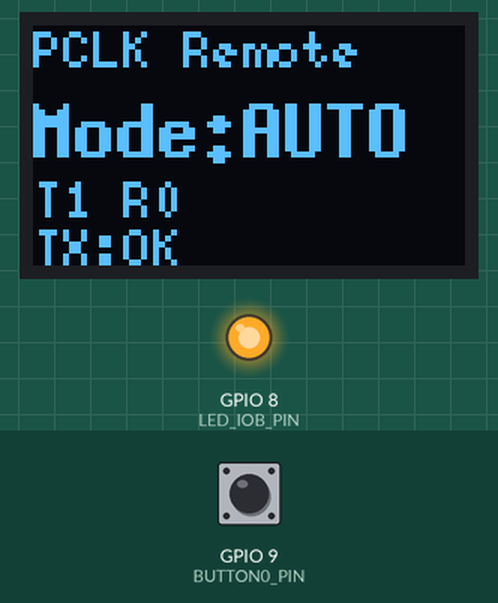
Simulated run of this sketch. Board: ESP32-C3. Parts: 72×40 one-colour display, output pins drawn as LEDs (lit = HIGH). The inputs (shaded band) are chosen by the test bench; at power-on: GPIO 9 (BUTTON0_PIN) HIGH. What the sketch prints to the serial monitor is not drawn.

Above: at 1.2 s.
1.3 s: GPIO 9 (BUTTON0_PIN) pulled LOW for 0.15 s
At 2.4 s:
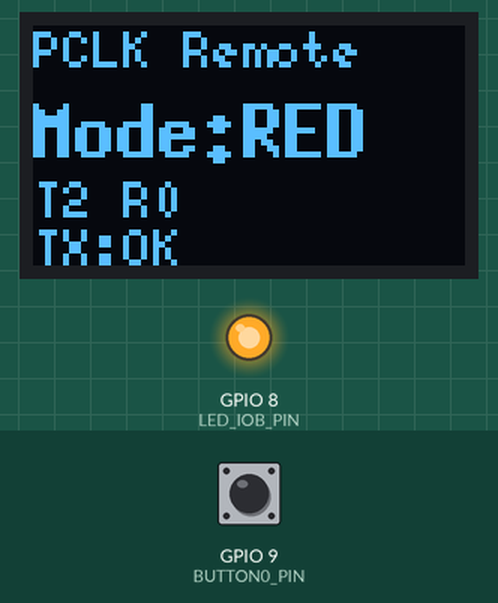
3.1 s: GPIO 9 (BUTTON0_PIN) pulled LOW for 1 s
At 3.76 s:
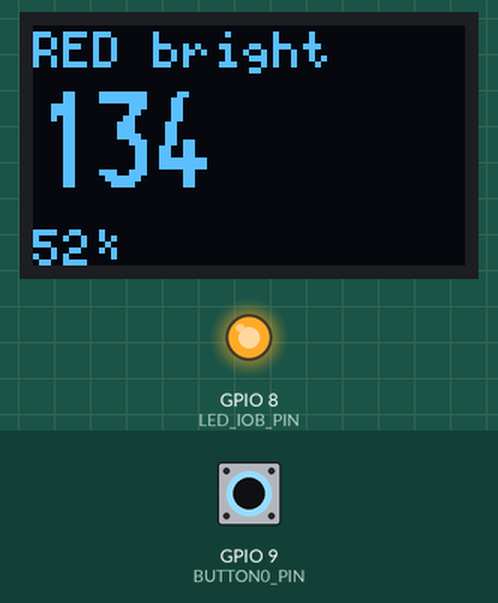
5.6 s: GPIO 9 (BUTTON0_PIN) pulled LOW for 0.15 s
At 6.9 s:
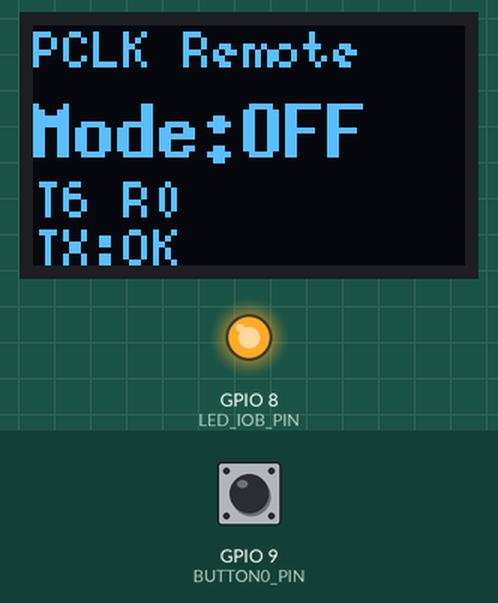
7.4 s: GPIO 9 (BUTTON0_PIN) pulled LOW for 0.15 s
At 8.3 s:
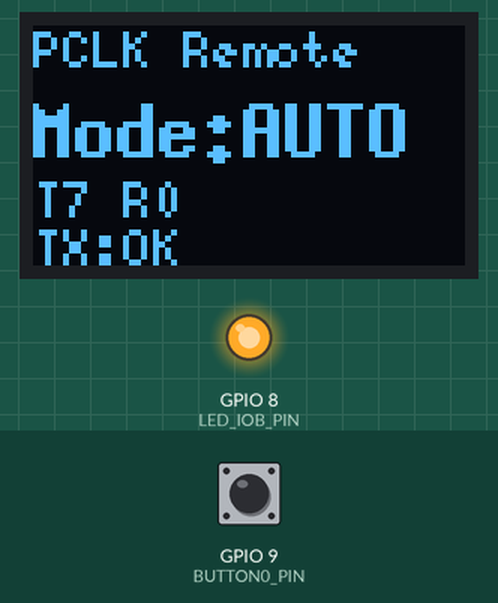
9.2 s: GPIO 9 (BUTTON0_PIN) pulled LOW for 3.2 s
At 9.83 s:
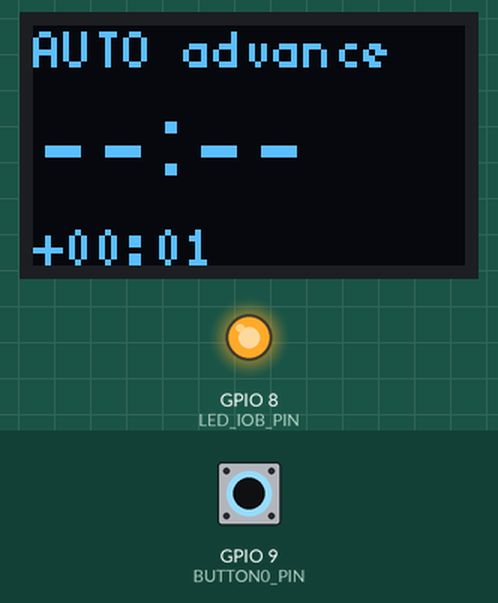
13.9 s: GPIO 9 (BUTTON0_PIN) driven LOW
At 18.43 s:
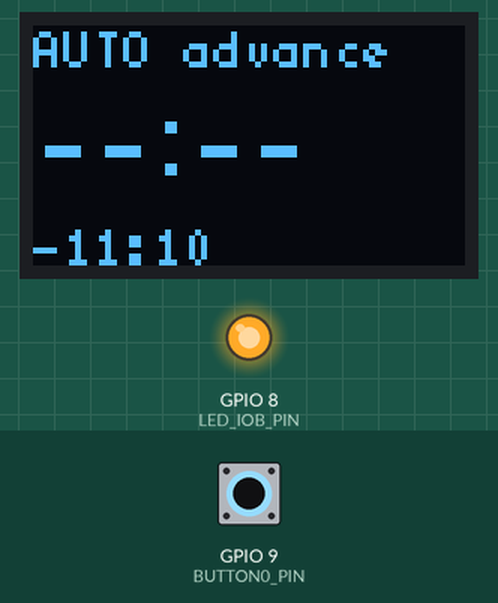
Timing chart, 0 to 19.9 s (numbered marks = the images above; inputs shaded):
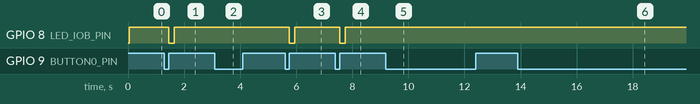

Measured:
- after the input at 1.3 s, GPIO 8 (LED_IOB_PIN): HIGH → LOW after 0.15 s, → HIGH 0.20 s later; the display: changes after 0.16 s (image 1)
- after the input at 3.1 s, the display: first changes after 0.51 s (image 2 shows a later state)
- after the input at 5.6 s, GPIO 8 (LED_IOB_PIN): HIGH → LOW after 0.15 s, → HIGH 0.20 s later; the display: changes after 0.16 s (image 3)
- after the input at 7.4 s, GPIO 8 (LED_IOB_PIN): HIGH → LOW after 0.15 s, → HIGH 0.20 s later; the display: changes after 0.16 s (image 4)
- after the input at 9.2 s, the display: first changes after 0.51 s (image 5 shows a later state)
- after the input at 13.9 s, the display: first changes after 0.51 s (image 6 shows a later state)

The sketch:

remote_c3.ino
```cpp
// =====================================================================
// Proto Circadian Clock - Remote Control (ESP32-C3)
// =====================================================================
// Sketch independente que se faz passar por mais um Proto Circadian
// Clock na rede mesh ESP-NOW.
//
//   * Short press: cicla modo (AUTO_SOLAR -> THERAPY_RED -> OFF -> ...)
//   * Long press em AUTO: avanca o relogio (devagar -> rapido, acelera
//     enquanto pressionado). Ao soltar, o offset final fica aplicado.
//     OLED mostra HH:MM simulado em tempo real.
//   * Long press em THERAPY_RED: cicla brightness para cima; ao chegar
//     ao topo, faz wrap para o minimo. Ao soltar, fica no valor actual.
//
// O protocolo (magic / versao / layout SyncSettings) tem de bater certo
// com clock.ino. Se mudares um, muda o outro.
// =====================================================================

#include <Arduino.h>
#include <WiFi.h>
#include <esp_now.h>
#include <esp_wifi.h>
#include <Wire.h>
#include <U8g2lib.h>

// ===================== HARDWARE PINS =====================
#define BUTTON0_PIN 9
#define LED_IOB_PIN 8     // LED on-board, activo LOW
#define OLED_SDA    5
#define OLED_SCL    6

// ===================== PROTOCOLO MESH =====================
// Tem de bater certo com clock.ino
#define MESH_CHANNEL  1
#define SYNC_MAGIC    0x50434C4B   // "PCLK"
#define SYNC_VERSION  1

#define DISCOVERY_INTERVAL_MS 30000

#define SYNC_FLAG_BRIGHTNESS    0x01
#define SYNC_FLAG_TIME_OFFSET   0x02
#define SYNC_FLAG_EPOCH         0x04

enum MeshMsgType : uint8_t {
  MSG_DISCOVERY = 0x01,
  MSG_SETTINGS  = 0x02,
  MSG_REQUEST   = 0x03,
  MSG_ACK       = 0x04
};

enum Mode : uint8_t {
  AUTO_SOLAR  = 0,
  THERAPY_RED = 1,
  MODE_OFF    = 2
};

struct __attribute__((packed)) SyncSettings {
  float    latitude;
  float    longitude;
  int8_t   timezoneOffset;
  int8_t   solarOffsetHours;
  uint8_t  mode;
  uint8_t  flags;
  uint8_t  brightness;
  int16_t  timeOffsetMin;
  uint32_t epoch;
};

struct __attribute__((packed)) MeshMessage {
  uint32_t magic;
  uint8_t  version;
  uint8_t  msgType;
  uint8_t  senderId[6];
  uint32_t firstBootTime;
  uint16_t msgId;
  union {
    SyncSettings settings;
    uint16_t     ackMsgId;
  } payload;
};

// ===================== LONG PRESS / UI =====================
#define LONG_PRESS_MS         500
#define DEBOUNCE_MS           30
#define BCAST_MIN_GAP_MS      100

// Brightness (THERAPY_RED): step + min/max + tick rate.
// Em RED queremos uma alteracao bem lenta para o utilizador ter controlo
// preciso (o painel filtra com um ramp suave por cima disto).
#define BRIGHT_STEP           6
#define BRIGHT_MIN            20
#define BRIGHT_MAX            240
#define BRIGHT_TICK_MS        260

// ===================== ESTADO =====================
static uint8_t  broadcastAddress[] = {0xFF,0xFF,0xFF,0xFF,0xFF,0xFF};
static uint8_t  deviceId[6];
// firstBootTime artificialmente ALTO: o C3 nunca deve ser eleito master.
static uint32_t myFirstBootTime = 0xFFFFFF00UL;
static uint16_t nextMsgId       = 0;

static Mode     currentMode     = AUTO_SOLAR;
static uint32_t lastDiscoveryMs = 0;
static uint32_t lastTxMs        = 0;
static uint32_t txCount         = 0;
static uint32_t rxCount         = 0;
static bool     lastSendOk      = true;

// Relogio cacheado do painel (para mostrar HH:MM no OLED).
static uint32_t cachedEpoch     = 0;
static uint32_t cachedEpochRxMs = 0;

// Preview controlado pelo long press
static int16_t  previewOffsetMin = 0;     // delta aplicado em AUTO
static uint8_t  previewBrightness = 128;  // valor cycled em RED

// LED feedback nao bloqueante
static bool     ledBlinking    = false;
static uint32_t ledBlinkUntil  = 0;

// Maquina de estados do botao
static bool     btnDown          = false;
static uint32_t btnDownAt        = 0;
static bool     longPressActive  = false;
static uint32_t nextLongTickAt   = 0;
static uint32_t lastBcastAt      = 0;
static bool     longPressDirty   = false;  // valor mudou desde ultimo broadcast?

// OLED 0.42" (72x40), rodado 180
U8G2_SSD1306_72X40_ER_F_HW_I2C u8g2(U8G2_R2, U8X8_PIN_NONE);

// ===================== HELPERS =====================
static const char* modeName(Mode m) {
  switch (m) {
    case AUTO_SOLAR:  return "AUTO";
    case THERAPY_RED: return "RED";
    case MODE_OFF:    return "OFF";
  }
  return "?";
}

static Mode nextMode(Mode m) {
  return (Mode)((uint8_t)(m + 1) % 3);
}

static void fillMessage(MeshMessage& msg, MeshMsgType type) {
  msg.magic         = SYNC_MAGIC;
  msg.version       = SYNC_VERSION;
  msg.msgType       = (uint8_t)type;
  memcpy(msg.senderId, deviceId, 6);
  msg.firstBootTime = myFirstBootTime;
  msg.msgId         = nextMsgId++;
  memset(&msg.payload, 0, sizeof(msg.payload));
}

// Calcula HH:MM "actual segundo o painel" (epoch cacheado + tempo decorrido
// desde a recepcao). Devolve true se temos relogio cacheado.
static bool computePanelHHMM(int16_t addMinutes, int& outH, int& outM) {
  if (cachedEpoch == 0) return false;
  uint32_t elapsed = (millis() - cachedEpochRxMs) / 1000UL;
  int32_t epochAdj = (int32_t)cachedEpoch + (int32_t)elapsed + (int32_t)addMinutes * 60;
  // Normalizar para "hora do dia" — assume UTC; o painel aplica o seu TZ.
  uint32_t secOfDay = ((uint32_t)epochAdj % 86400UL + 86400UL) % 86400UL;
  outH = (int)(secOfDay / 3600U);
  outM = (int)((secOfDay % 3600U) / 60U);
  return true;
}

// ===================== OLED =====================
static void drawIdleScreen() {
  u8g2.clearBuffer();
  u8g2.setFont(u8g2_font_5x8_tf);
  u8g2.drawStr(0, 7, "PCLK Remote");

  u8g2.setFont(u8g2_font_7x13B_tf);
  char line[16];
  snprintf(line, sizeof(line), "Mode:%s", modeName(currentMode));
  u8g2.drawStr(0, 22, line);

  u8g2.setFont(u8g2_font_5x8_tf);
  snprintf(line, sizeof(line), "T%lu R%lu",
           (unsigned long)txCount, (unsigned long)rxCount);
  u8g2.drawStr(0, 32, line);
  u8g2.drawStr(0, 40, lastSendOk ? "TX:OK" : "TX:FAIL");

  u8g2.sendBuffer();
}

static void drawAutoLongPressScreen() {
  u8g2.clearBuffer();
  u8g2.setFont(u8g2_font_5x8_tf);
  u8g2.drawStr(0, 7, "AUTO advance");

  // Relogio simulado em destaque
  u8g2.setFont(u8g2_font_logisoso16_tn);
  int h, m;
  char clk[8];
  if (computePanelHHMM(previewOffsetMin, h, m)) {
    snprintf(clk, sizeof(clk), "%02d:%02d", h, m);
  } else {
    snprintf(clk, sizeof(clk), "--:--");
  }
  u8g2.drawStr(0, 27, clk);

  // Offset aplicado
  u8g2.setFont(u8g2_font_5x8_tf);
  char off[16];
  int absMin = previewOffsetMin < 0 ? -previewOffsetMin : previewOffsetMin;
  snprintf(off, sizeof(off), "%c%02d:%02d",
           previewOffsetMin < 0 ? '-' : '+',
           absMin / 60, absMin % 60);
  u8g2.drawStr(0, 40, off);

  u8g2.sendBuffer();
}

static void drawRedLongPressScreen() {
  u8g2.clearBuffer();
  u8g2.setFont(u8g2_font_5x8_tf);
  u8g2.drawStr(0, 7, "RED bright");

  u8g2.setFont(u8g2_font_logisoso16_tn);
  char val[8];
  snprintf(val, sizeof(val), "%3d", (int)previewBrightness);
  u8g2.drawStr(0, 27, val);

  u8g2.setFont(u8g2_font_5x8_tf);
  char pct[16];
  snprintf(pct, sizeof(pct), "%d%%", (previewBrightness * 100) / 255);
  u8g2.drawStr(0, 40, pct);

  u8g2.sendBuffer();
}

static void drawScreen() {
  if (longPressActive) {
    if (currentMode == AUTO_SOLAR)       drawAutoLongPressScreen();
    else if (currentMode == THERAPY_RED) drawRedLongPressScreen();
    else                                  drawIdleScreen();
  } else {
    drawIdleScreen();
  }
}

// ===================== ESP-NOW CALLBACKS =====================
static void onDataSent(const uint8_t* mac, esp_now_send_status_t status) {
  (void)mac;
  lastSendOk = (status == ESP_NOW_SEND_SUCCESS);
}

static void onDataRecv(const uint8_t* mac, const uint8_t* data, int len) {
  (void)mac;
  if (len < (int)sizeof(MeshMessage)) return;
  MeshMessage msg;
  memcpy(&msg, data, sizeof(msg));
  if (msg.magic != SYNC_MAGIC || msg.version != SYNC_VERSION) return;

  rxCount++;

  if (msg.msgType == MSG_SETTINGS) {
    if (msg.payload.settings.mode < 3) {
      Mode incoming = (Mode)msg.payload.settings.mode;
      if (incoming != currentMode) {
        currentMode = incoming;
      }
    }
    // Durante long press nao deixamos o master sobrescrever o nosso preview
    // local (poderia ser uma versao mais antiga, antes do nosso ultimo step).
    bool autoLockOut = (longPressActive && currentMode == AUTO_SOLAR);
    bool redLockOut  = (longPressActive && currentMode == THERAPY_RED);
    if ((msg.payload.settings.flags & SYNC_FLAG_TIME_OFFSET) && !autoLockOut) {
      previewOffsetMin = msg.payload.settings.timeOffsetMin;
    }
    if ((msg.payload.settings.flags & SYNC_FLAG_BRIGHTNESS) && !redLockOut) {
      previewBrightness = msg.payload.settings.brightness;
    }
    if (msg.payload.settings.flags & SYNC_FLAG_EPOCH) {
      cachedEpoch     = msg.payload.settings.epoch;
      cachedEpochRxMs = millis();
    }
    if (!longPressActive) drawScreen();
  }
}

// ===================== ENVIO =====================
static void sendModeChange(Mode newMode) {
  MeshMessage msg;
  fillMessage(msg, MSG_SETTINGS);
  msg.payload.settings.mode = (uint8_t)newMode;
  esp_err_t r = esp_now_send(broadcastAddress, (uint8_t*)&msg, sizeof(msg));
  if (r == ESP_OK) { txCount++; lastTxMs = millis(); } else { lastSendOk = false; }
}

static void sendTimeOffset(int16_t offsetMin) {
  MeshMessage msg;
  fillMessage(msg, MSG_SETTINGS);
  msg.payload.settings.mode          = (uint8_t)currentMode;
  msg.payload.settings.flags         = SYNC_FLAG_TIME_OFFSET;
  msg.payload.settings.timeOffsetMin = offsetMin;
  esp_err_t r = esp_now_send(broadcastAddress, (uint8_t*)&msg, sizeof(msg));
  if (r == ESP_OK) { txCount++; lastTxMs = millis(); } else { lastSendOk = false; }
}

static void sendBrightness(uint8_t brightness) {
  MeshMessage msg;
  fillMessage(msg, MSG_SETTINGS);
  msg.payload.settings.mode       = (uint8_t)currentMode;
  msg.payload.settings.flags      = SYNC_FLAG_BRIGHTNESS;
  msg.payload.settings.brightness = brightness;
  esp_err_t r = esp_now_send(broadcastAddress, (uint8_t*)&msg, sizeof(msg));
  if (r == ESP_OK) { txCount++; lastTxMs = millis(); } else { lastSendOk = false; }
}

static void sendDiscovery() {
  MeshMessage msg;
  fillMessage(msg, MSG_DISCOVERY);
  esp_err_t r = esp_now_send(broadcastAddress, (uint8_t*)&msg, sizeof(msg));
  if (r == ESP_OK) { txCount++; lastTxMs = millis(); } else { lastSendOk = false; }
}

// ===================== ACELERACAO =====================
// Curva de aceleracao para AUTO long press: quanto mais tempo pressionado,
// maior o step e mais curto o tick.
static void autoStepSchedule(uint32_t heldMs, int& stepMin, uint32_t& tickMs) {
  uint32_t in = (heldMs > LONG_PRESS_MS) ? heldMs - LONG_PRESS_MS : 0;
  if      (in < 1000)  { stepMin = 1;  tickMs = 200; }   //   5 min/s
  else if (in < 2000)  { stepMin = 5;  tickMs = 150; }   //  33 min/s
  else if (in < 3500)  { stepMin = 15; tickMs = 100; }   // 150 min/s
  else                 { stepMin = 60; tickMs = 80;  }   // 750 min/s (~12h/min)
}

// ===================== LONG PRESS HANDLERS =====================
static void onLongPressStart() {
  longPressActive = true;
  nextLongTickAt  = millis();
  longPressDirty  = true;
  // Inicializar valor previewBrightness no valor actual conhecido
  // (mantido via recepcao de SETTINGS); se nunca vimos, fica no default 128.
}

static void onLongPressTick() {
  uint32_t now = millis();
  if ((int32_t)(now - nextLongTickAt) < 0) return;

  if (currentMode == AUTO_SOLAR) {
    uint32_t held = now - btnDownAt;
    int stepMin;
    uint32_t tickMs;
    autoStepSchedule(held, stepMin, tickMs);

    int32_t v = (int32_t)previewOffsetMin + stepMin;
    if (v >  12 * 60) v -= 24 * 60;       // wrap em ciclo de 24h
    if (v < -12 * 60) v += 24 * 60;
    previewOffsetMin = (int16_t)v;
    nextLongTickAt   = now + tickMs;
    longPressDirty   = true;
  }
  else if (currentMode == THERAPY_RED) {
    int v = (int)previewBrightness + BRIGHT_STEP;
    if (v > BRIGHT_MAX) v = BRIGHT_MIN;   // wrap para minimo
    previewBrightness = (uint8_t)v;
    nextLongTickAt   = now + BRIGHT_TICK_MS;
    longPressDirty   = true;
  }
  else {
    // OFF: nada a fazer
    nextLongTickAt = now + 200;
  }
}

static void onLongPressRelease() {
  // Aplicacao final (garante que o ultimo valor chega ao painel mesmo
  // que tenha sido bloqueado pelo throttle de broadcast).
  if (currentMode == AUTO_SOLAR) {
    sendTimeOffset(previewOffsetMin);
    Serial.printf("[REMOTE] AUTO offset final: %+d min\n", previewOffsetMin);
  } else if (currentMode == THERAPY_RED) {
    sendBrightness(previewBrightness);
    Serial.printf("[REMOTE] RED bright final: %u\n", previewBrightness);
  }
  longPressActive = false;
  longPressDirty  = false;
}

static void maybeBroadcastDuringLongPress() {
  if (!longPressDirty) return;
  uint32_t now = millis();
  if (now - lastBcastAt < BCAST_MIN_GAP_MS) return;
  lastBcastAt = now;

  if (currentMode == AUTO_SOLAR)       sendTimeOffset(previewOffsetMin);
  else if (currentMode == THERAPY_RED) sendBrightness(previewBrightness);
  longPressDirty = false;
}

// ===================== INIT =====================
static bool setupEspNow() {
  WiFi.mode(WIFI_STA);
  esp_wifi_set_promiscuous(true);
  esp_wifi_set_channel(MESH_CHANNEL, WIFI_SECOND_CHAN_NONE);
  esp_wifi_set_promiscuous(false);

  esp_read_mac(deviceId, ESP_MAC_WIFI_STA);

  if (esp_now_init() != ESP_OK) return false;
  esp_now_register_send_cb(onDataSent);
  esp_now_register_recv_cb(onDataRecv);

  esp_now_peer_info_t peer{};
  memcpy(peer.peer_addr, broadcastAddress, 6);
  peer.channel = MESH_CHANNEL;
  peer.encrypt = false;
  esp_now_del_peer(broadcastAddress);
  if (esp_now_add_peer(&peer) != ESP_OK) return false;
  return true;
}

void setup() {
  Serial.begin(115200);
  delay(50);

  pinMode(LED_IOB_PIN, OUTPUT);
  digitalWrite(LED_IOB_PIN, HIGH);

  pinMode(BUTTON0_PIN, INPUT_PULLUP);

  Wire.begin(OLED_SDA, OLED_SCL);
  u8g2.begin();

  bool ok = setupEspNow();
  Serial.printf("[REMOTE] ESP-NOW %s, MAC %02X:%02X:%02X:%02X:%02X:%02X\n",
                ok ? "OK" : "FAIL",
                deviceId[0], deviceId[1], deviceId[2],
                deviceId[3], deviceId[4], deviceId[5]);

  if (ok) sendDiscovery();
  lastDiscoveryMs = millis();
  drawScreen();
}

// ===================== LOOP =====================
void loop() {
  uint32_t now = millis();

  // Fim do blink do LED
  if (ledBlinking && (int32_t)(now - ledBlinkUntil) >= 0) {
    ledBlinking = false;
    digitalWrite(LED_IOB_PIN, HIGH);
  }

  // Polled debounce + state machine do botao
  static uint32_t lastEdgeAt = 0;
  bool raw = (digitalRead(BUTTON0_PIN) == LOW);
  if (raw != btnDown && (now - lastEdgeAt) > DEBOUNCE_MS) {
    lastEdgeAt = now;
    if (raw) {
      // Press
      btnDown   = true;
      btnDownAt = now;
    } else {
      // Release
      btnDown = false;
      if (longPressActive) {
        onLongPressRelease();
        drawScreen();
      } else {
        // Short press => cicla modo
        currentMode = nextMode(currentMode);
        sendModeChange(currentMode);
        // Pisca LED 200ms para feedback
        ledBlinking   = true;
        ledBlinkUntil = now + 200;
        digitalWrite(LED_IOB_PIN, LOW);
        Serial.printf("[REMOTE] short -> %s\n", modeName(currentMode));
        drawScreen();
      }
    }
  }

  // Long press: deteccao + ticks
  if (btnDown && !longPressActive && (now - btnDownAt) >= LONG_PRESS_MS) {
    onLongPressStart();
    Serial.printf("[REMOTE] long start (%s)\n", modeName(currentMode));
    drawScreen();
  }
  if (btnDown && longPressActive) {
    onLongPressTick();
    maybeBroadcastDuringLongPress();
    // Redesenhar OLED ~30Hz para o relogio nao parecer congelado.
    static uint32_t lastDrawMs = 0;
    if (now - lastDrawMs >= 33) {
      lastDrawMs = now;
      drawScreen();
    }
  }

  // Discovery periodico
  if (now - lastDiscoveryMs >= DISCOVERY_INTERVAL_MS) {
    lastDiscoveryMs = now;
    sendDiscovery();
  }
}
```
